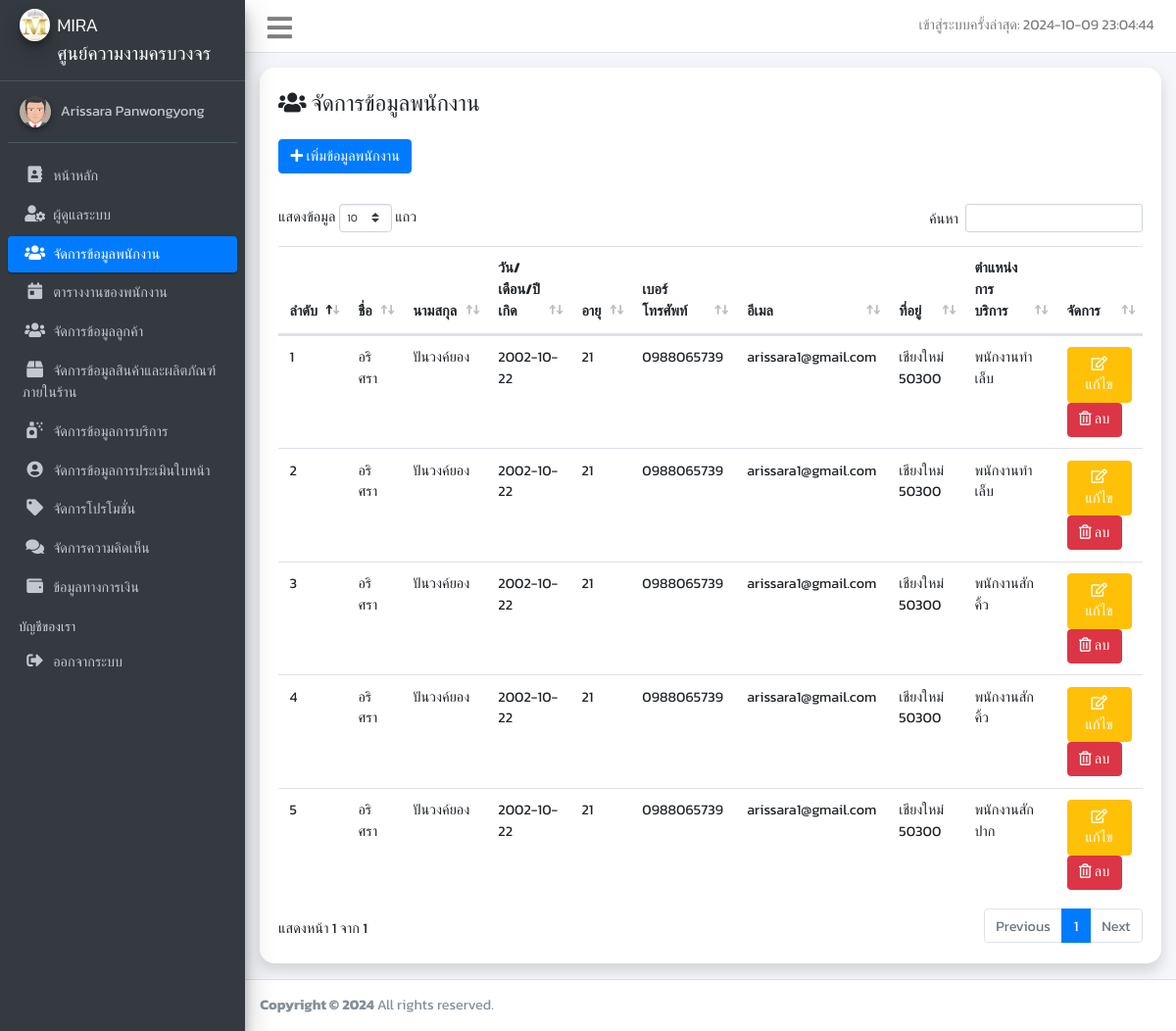
Screenshot of /pages/employee/index.php (signed in) with the database file from the repository.
### tables this page shows
CREATE TABLE `employees` (
  `emp_id` int(5) NOT NULL,
  `fname` varchar(100) DEFAULT NULL,
  `lname` varchar(100) DEFAULT NULL,
  `tel` varchar(15) DEFAULT NULL,
  `email` varchar(100) DEFAULT NULL,
  `bdate` date DEFAULT NULL,
  `age` int(11) DEFAULT NULL,
  `address` text DEFAULT NULL
);

CREATE TABLE `position_type` (
  `position_id` int(5) NOT NULL,
  `position_name` varchar(100) NOT NULL
);

### pages/employee/index.php (the view, shortened to what this page needs)
<?php
require_once('../authen.php');
try {
    $sql = "SELECT employees.emp_id, employees.fname, employees.lname, employees.tel, employees.email, employees.bdate, employees.age, employees.address, position_type.position_name
    FROM employees
    JOIN employees_position ON employees.emp_id = employees_position.emp_id
    JOIN position_type ON employees_position.position_id = position_type.position_id";
    $stmt = $conn->query($sql);
    $employees = $stmt->fetchAll(PDO::FETCH_ASSOC);
} catch (PDOException $e) {
    echo "Error: " . $e->getMessage();
}
?>
<!DOCTYPE html>
<html lang="en">
<head>
    <link rel="stylesheet" href="../../plugins/fontawesome-free/css/all.min.css">
    <link rel="stylesheet" href="../../plugins/sweetalert2-theme-bootstrap-4/bootstrap-4.min.css">
    <link rel="stylesheet" href="../../plugins/bootstrap-toggle/bootstrap-toggle.min.css">
    <link rel="stylesheet" href="../../plugins/toastr/toastr.min.css">
    <link rel="stylesheet" href="../../assets/css/adminlte.min.css">
    <link rel="stylesheet" href="../../assets/css/style.css">
    <link rel="stylesheet" href="../../plugins/datatables-bs4/css/dataTables.bootstrap4.min.css">
    <link rel="stylesheet" href="../../plugins/datatables-responsive/css/responsive.bootstrap4.min.css">
</head>
<body class="hold-transition sidebar-mini">
    <div class="wrapper">
        <?php include_once('../includes/sidebar.php') ?>
        <div class="content-wrapper pt-3">
            <div class="content">
                <div class="container-fluid">
                    <div class="row">
                        <div class="col-12">
                            <div class="card shadow">
                                <div class="card-header border-0 pt-4">
                                    <h4>
                                        <i class="fas fa-users"></i>
                                        จัดการข้อมูลพนักงาน
                                    </h4>
                                    <a href="add_employee.php" class="btn btn-primary mt-3">
                                        <i class="fas fa-plus"></i>
                                        เพิ่มข้อมูลพนักงาน
                                    </a>
                                </div>
                                <div class="card-body">
                                    <table id="logs" class="table table-hover" width="100%">
                                        <thead>
                                            <tr>
                                                <th>ลำดับ</th>
                                                <th>ชื่อ</th>
                                                <th>นามสกุล</th>
                                                <th>วัน/เดือน/ปีเกิด</th>
                                                <th>อายุ</th>
                                                <th>เบอร์โทรศัพท์</th>
                                                <th>อีเมล</th>
                                                <th>ที่อยู่</th>
                                                <th>ตำแหน่งการบริการ</th>
                                                <th>จัดการ</th>
                                            </tr>
                                        </thead>
                                        <tbody>
                                            <?php
                                            $num = 0;
                                            foreach ($employees as $emp):
                                                $num++;
                                                ?>
                                                <tr>
                                                    <td><?php echo $num; ?></td>
                                                    <td><?php echo htmlspecialchars($emp['fname']); ?></td>
                                                    <td><?php echo htmlspecialchars($emp['lname']); ?></td>
                                                    <td><?php echo htmlspecialchars($emp['bdate']); ?></td>
                                                    <td><?php echo htmlspecialchars($emp['age']); ?></td>
                                                    <td><?php echo htmlspecialchars($emp['tel']); ?></td>
                                                    <td><?php echo htmlspecialchars($emp['email']); ?></td>
                                                    <td><?php echo htmlspecialchars($emp['address']); ?></td>
                                                    <td><?php echo htmlspecialchars($emp['position_name']); ?></td>
                                                    <td>
                                                        <a href="edit_employee.php?id=<?php echo $emp['emp_id']; ?>"
                                                            type="button" class="btn btn-warning text-white">
                                                            <i class="far fa-edit"></i> แก้ไข
                                                        </a>
                                                        <button type='button' class='btn btn-danger delete-btn'
                                                            data-id='<?php echo $emp['emp_id']; ?>'>
                                                            <i class='far fa-trash-alt'></i> ลบ
                                                        </button>
                                                    </td>
                                                </tr>
                                            <?php endforeach; ?>
                                        </tbody>
                                    </table>
                                </div>
                            </div>
                        </div>
                    </div>
                </div>
            </div>
        </div>
        <?php include_once('../includes/footer.php') ?>
    </div>
</body>
</html>

### assets/css/style.css (style rules this page uses)
body, html { height: 100%; font-family: 'Kanit', cursive !important; font-size: 0.95rem !important; }
.btn { font-size: inherit !important; }
.card, .small-box, .small-box-footer { border-radius: 15px !important; }

### rows the page displays
employees: fname "อริศรา", lname "ปันวงค์ยอง", bdate "2002-10-22", age "21", tel "0988065739", email "arissara1@gmail.com", address "เชียงใหม่ 50300", position_type.position_name "พนักงานทำเล็บ", position_type.position_name "พนักงานสักคิ้ว", position_type.position_name "พนักงานสักปาก"
employees: fname "อริศรา", lname "ปันวงค์ยอง", bdate "2002-10-22", age "21", tel "0988065739", email "arissara1@gmail.com", address "เชียงใหม่ 50300", position_type.position_name "พนักงานทำเล็บ", position_type.position_name "พนักงานสักคิ้ว"

### other values shown
$_SESSION['AD_LOGIN'] "2024-10-09 23:04:44"
$_SESSION['AD_FIRSTNAME'] "Arissara"
$_SESSION['AD_LASTNAME'] "Panwongyong"
